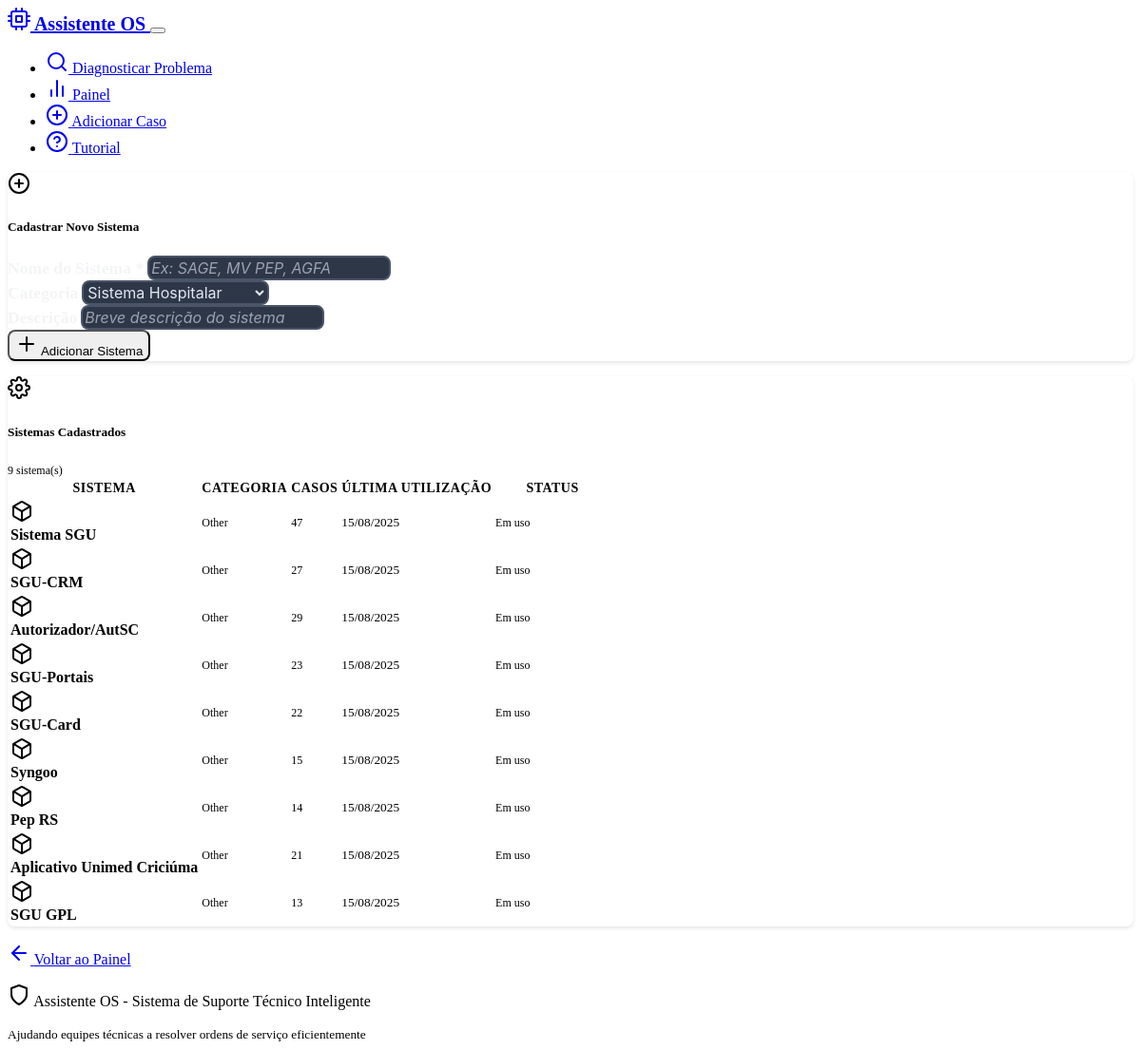
/systems, run on an earlier commit of the app's database.
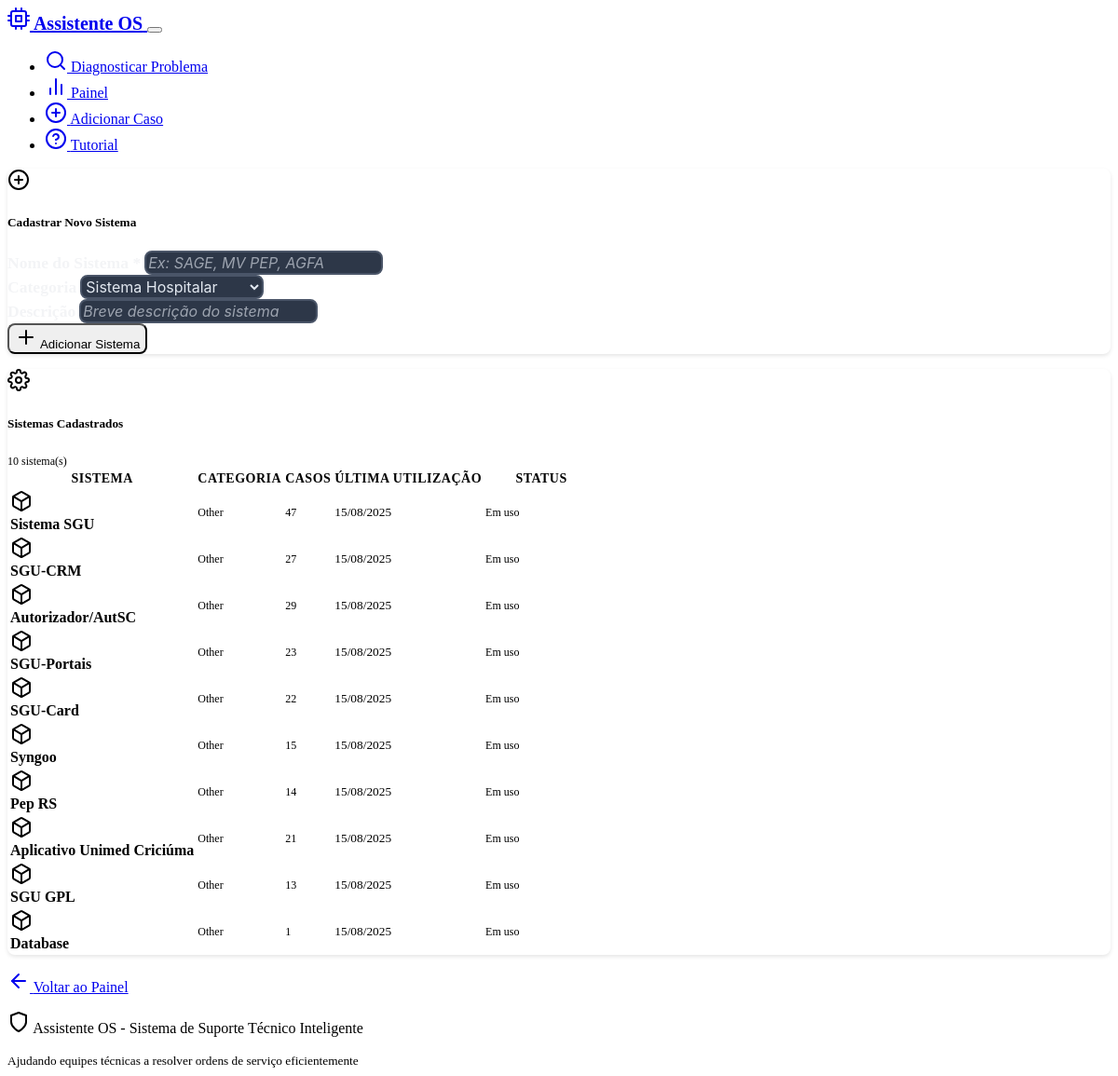
And on a later commit of the database.
### models.py (models this page shows, shortened)
class Case(db.Model):
    __tablename__ = 'cases'
    id = db.Column(db.Integer, primary_key=True)
    problem_description = db.Column(db.Text, nullable=False)
    solution = db.Column(db.Text, nullable=False)
    system_type = db.Column(db.String(100), default="Unknown")
    created_at = db.Column(db.DateTime, default=datetime.now)
    effectiveness_score = db.Column(db.Float, nullable=True)
    feedback_count = db.Column(db.Integer, default=0)
    tags = db.Column(db.String(500), default="")  # Stored as comma-separated string
    feedbacks = db.relationship("CaseFeedback", backref="case", cascade="all, delete-orphan")

### routes.py (the view)
@app.route('/systems')
def manage_systems():
    try:
        all_cases = case_service.get_all_cases()
        system_stats = {}
        for case in all_cases:
            system = case.system_type
            if system not in system_stats:
                system_stats[system] = {
                    'name': system,
                    'category': 'Healthcare' if system in ['Tasy', 'SGU', 'SGU Card', 'Autorizador'] else 'Other',
                    'case_count': 0,
                    'last_used': None
                }
            system_stats[system]['case_count'] += 1
            if not system_stats[system]['last_used'] or case.created_at > system_stats[system]['last_used']:
                system_stats[system]['last_used'] = case.created_at
        from flask import current_app
        custom_systems = current_app.config.get('CUSTOM_SYSTEMS', [])
        all_systems = []
        for system_name, stats in system_stats.items():
            all_systems.append(stats)
        for custom in custom_systems:
            if custom['name'] not in system_stats:
                custom['case_count'] = 0
                custom['last_used'] = None
                all_systems.append(custom)
        return render_template('manage_systems.html', systems=all_systems)
    except Exception as e:
        logging.error(f"Error loading systems: {str(e)}")
        flash(f'Erro ao carregar sistemas: {str(e)}', 'error')
        return render_template('manage_systems.html', systems=[])

### case_service.py (called while the page is built)
    def get_all_cases(self) -> List[Case]:
        try:
            return Case.query.all()
        except Exception as e:
            logging.error(f"Error getting cases from database: {str(e)}")
            return current_app.config.get('CASES_STORAGE', [])

### templates/manage_systems.html (shortened to what this page needs)
{% extends "base.html" %}
{% block content %}
<div class="row">
    <div class="col-lg-10 mx-auto">
        <div class="card mb-4">
            <div class="card-header d-flex align-items-center">
                <i data-feather="plus-circle" class="me-2"></i>
                <h5 class="mb-0">Cadastrar Novo Sistema</h5>
            </div>
            <div class="card-body">
                <form action="{{ url_for('add_system') }}" method="POST" class="row g-3">
                    <div class="col-md-4">
                        <label for="system_name" class="form-label">Nome do Sistema *</label>
                        <input type="text" class="form-control" id="system_name" name="system_name"
                               placeholder="Ex: SAGE, MV PEP, AGFA" required>
                    </div>
                    <div class="col-md-4">
                        <label for="system_category" class="form-label">Categoria</label>
                        <select class="form-select" id="system_category" name="system_category">
                            <option value="Healthcare">Sistema Hospitalar</option>
                        </select>
                    </div>
                    <div class="col-md-4">
                        <label for="system_description" class="form-label">Descrição</label>
                        <input type="text" class="form-control" id="system_description" name="system_description"
                               placeholder="Breve descrição do sistema">
                    </div>
                    <div class="col-12">
                        <button type="submit" class="btn btn-primary">
                            <i data-feather="plus" class="me-1"></i>
                            Adicionar Sistema
                        </button>
                    </div>
                </form>
            </div>
        </div>
        <div class="card">
            <div class="card-header d-flex align-items-center justify-content-between">
                <div class="d-flex align-items-center">
                    <i data-feather="settings" class="me-2"></i>
                    <h5 class="mb-0">Sistemas Cadastrados</h5>
                </div>
                <span class="badge bg-info">{{ systems|length }} sistema(s)</span>
            </div>
            <div class="card-body p-0">
                {% if systems %}
                <div class="table-responsive">
                    <table class="table table-hover mb-0">
                        <thead class="table-dark">
                            <tr>
                                <th>Sistema</th>
                                <th>Categoria</th>
                                <th>Casos</th>
                                <th>Última Utilização</th>
                                <th width="120">Status</th>
                            </tr>
                        </thead>
                        <tbody>
                            {% for system in systems %}
                            <tr>
                                <td>
                                    <div class="d-flex align-items-center">
                                        <div class="system-icon me-2">
                                            {% if system.category == 'Healthcare' %}
                                                <i data-feather="heart" class="text-danger"></i>
                                            {% elif system.category == 'Administrative' %}
                                                <i data-feather="briefcase" class="text-primary"></i>
                                            {% elif system.category == 'Network' %}
                                                <i data-feather="wifi" class="text-success"></i>
                                            {% elif system.category == 'Database' %}
                                                <i data-feather="database" class="text-warning"></i>
                                            {% elif system.category == 'Application Server' %}
                                                <i data-feather="server" class="text-info"></i>
                                            {% else %}
                                                <i data-feather="box" class="text-secondary"></i>
                                            {% endif %}
                                        </div>
                                        <div>
                                            <strong>{{ system.name }}</strong>
                                        </div>
                                    </div>
                                </td>
                                <td>
                                    <span class="badge bg-secondary">{{ system.category }}</span>
                                </td>
                                <td>
                                    <span class="badge bg-info">{{ system.case_count or 0 }}</span>
                                </td>
                                <td>
                                    {% if system.last_used %}
                                        <small>{{ system.last_used.strftime('%d/%m/%Y') }}</small>
                                    {% else %}
                                        <small class="text-muted">Nunca usado</small>
                                    {% endif %}
                                </td>
                                <td>
                                    {% if system.case_count == 0 %}
                                        <span class="badge bg-warning">Não utilizado</span>
                                    {% else %}
                                        <span class="badge bg-success">Em uso</span>
                                    {% endif %}
                                </td>
                            </tr>
                            {% endfor %}
                        </tbody>
                    </table>
                </div>
                {% else %}
                <div class="text-center py-5">
                    <i data-feather="settings" style="width: 64px; height: 64px; color: var(--bs-secondary);"></i>
                    <h4 class="mt-3 mb-2">Nenhum Sistema Personalizado</h4>
                    <p class="text-muted">Os sistemas padrão (Tasy, SGU, SGU Card, Autorizador) já estão disponíveis.</p>
                </div>
                {% endif %}
            </div>
        </div>
        <div class="text-center mt-4">
            <a href="{{ url_for('dashboard') }}" class="btn btn-secondary">
                <i data-feather="arrow-left" class="me-2"></i>
                Voltar ao Painel
            </a>
        </div>
    </div>
</div>
{% endblock %}

### templates/base.html (shortened to what this page needs)
<!DOCTYPE html>
<html lang="en" data-bs-theme="dark">
<head>
    <link href="https://cdn.replit.com/agent/bootstrap-agent-dark-theme.min.css" rel="stylesheet">
    <link rel="stylesheet" href="{{ url_for('static', filename='style.css') }}">
</head>
<body>
    <nav class="navbar navbar-expand-lg navbar-dark bg-dark border-bottom">
        <div class="container">
            <a class="navbar-brand d-flex align-items-center" href="{{ url_for('index') }}">
                <i data-feather="cpu" class="me-2"></i>
                <span class="fw-bold">Assistente OS</span>
            </a>
            <button class="navbar-toggler" type="button" data-bs-toggle="collapse" data-bs-target="#navbarNav">
            </button>
            <div class="collapse navbar-collapse" id="navbarNav">
                <ul class="navbar-nav me-auto">
                    <li class="nav-item">
                        <a class="nav-link" href="{{ url_for('index') }}">
                            <i data-feather="search" class="me-1"></i>
                            Diagnosticar Problema
                        </a>
                    </li>
                    <li class="nav-item">
                        <a class="nav-link" href="{{ url_for('dashboard') }}">
                            <i data-feather="bar-chart-2" class="me-1"></i>
                            Painel
                        </a>
                    </li>
                    <li class="nav-item">
                        <a class="nav-link" href="{{ url_for('add_case_form') }}">
                            <i data-feather="plus-circle" class="me-1"></i>
                            Adicionar Caso
                        </a>
                    </li>
                    <li class="nav-item">
                        <a class="nav-link" href="{{ url_for('tutorial') }}">
                            <i data-feather="help-circle" class="me-1"></i>
                            Tutorial
                        </a>
                    </li>
                </ul>
            </div>
        </div>
    </nav>
    <main class="container my-4">
        {% block content %}{% endblock %}
    </main>
    <footer class="bg-dark border-top mt-5 py-4">
        <div class="container text-center text-muted">
            <p class="mb-0">
                <i data-feather="shield" class="me-1"></i>
                Assistente OS - Sistema de Suporte Técnico Inteligente
            </p>
            <small>Ajudando equipes técnicas a resolver ordens de serviço eficientemente</small>
        </div>
    </footer>
</body>
</html>

### static/style.css (style rules this page uses)
:root { --custom-code-bg: #1a1a1a; --custom-border-radius: 8px; }
.card { border-radius: var(--custom-border-radius); box-shadow: 0 2px 4px rgba(0, 0, 0, 0.1); margin-bottom: 1rem; }
.card-header { background-color: var(--bs-dark); border-bottom: 1px solid var(--bs-border-color); border-radius: var(--custom-border-radius) var(--custom-border-radius) 0 0 !important; }
.form-control, .form-select { background-color: #2d3748 !important; border: 2px solid #4a5568 !important; color: #e2e8f0 !important; font-family: 'Inter', -apple-system, BlinkMacSystemFont, 'Segoe UI', Roboto, sans-serif !important; font-size: 1rem; border-radius: 8px !important; transition: all 0.3s ease !important; }
.form-control::placeholder { color: #9ca3af !important; font-style: italic; }
.form-label { color: #f3f4f6 !important; font-weight: 600; margin-bottom: 0.75rem; font-size: 1.1rem; }
.btn { border-radius: var(--custom-border-radius); font-weight: 500; }
.table-responsive { border-radius: var(--custom-border-radius); }
.table th { border-top: none; font-weight: 600; font-size: 0.875rem; text-transform: uppercase; letter-spacing: 0.5px; }
.table td { vertical-align: middle; border-color: var(--bs-border-color); }
.badge { border-radius: var(--custom-border-radius); font-weight: 500; font-size: 0.75rem; }
.navbar-brand { font-weight: 700; font-size: 1.25rem; }
.nav-link { font-weight: 500; }
footer { margin-top: auto; }

What changed in the data, as far as the page shows it:
added Case: name "Database", category "Other", case_count "1", last_used "15/08/2025"
Also different on the page:
{{ systems|length }}: "9" → "10"
